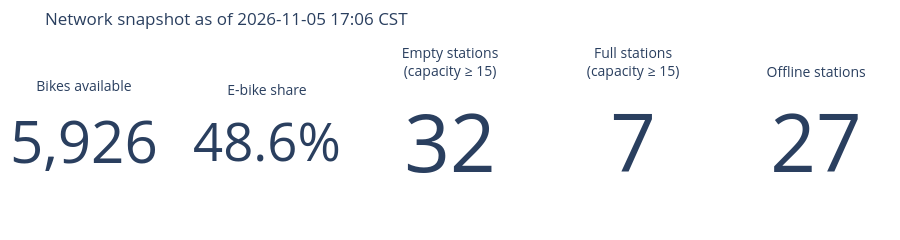

The cell this chart's notebook holds for it:
### Code cell
bikes, ebikes = int(renting["num_bikes_available"].sum()), int(renting["num_ebikes_available"].sum())
kpis = [
    ("Bikes available", bikes, ""),
    ("E-bike share", 100 * ebikes / max(bikes, 1), "%"),
    (f"Empty stations<br>(capacity ≥ {MIN_CAPACITY})", int((large["state"] == "Empty").sum()), ""),
    (f"Full stations<br>(capacity ≥ {MIN_CAPACITY})", int((large["state"] == "Full").sum()), ""),
    ("Offline stations", int((stations["is_renting"] == 0).sum()), ""),
]
fig = make_subplots(rows=1, cols=len(kpis), specs=[[{"type": "indicator"}] * len(kpis)])
for i, (title, value, suffix) in enumerate(kpis, start=1):
    fig.add_trace(go.Indicator(mode="number", value=value, title={"text": title, "font": {"size": 14}},
                               number={"suffix": suffix, "valueformat": ",.1f" if suffix else ",.0f"}), row=1, col=i)
fig.update_layout(template=TEMPLATE, height=190, margin=dict(t=50, b=10, l=10, r=10),
                  title=f"Network snapshot as of {as_of}")
fig.show()

### Figure 1 — Plotly figure (JSON) as saved in the notebook; plotly's stock layout.template omitted (floating-point values rounded to 4 significant figures)
{"data": [{"domain": {"x": [0, 0.168], "y": [0, 1]}, "mode": "number", "number": {"suffix": "", "valueformat": ",.0f"}, "title": {"font": {"size": 14}, "text": "Bikes available"}, "type": "indicator", "value": 5926}, {"domain": {"x": [0.208, 0.376], "y": [0, 1]}, "mode": "number", "number": {"suffix": "%", "valueformat": ",.1f"}, "title": {"font": {"size": 14}, "text": "E-bike share"}, "type": "indicator", "value": 48.58}, {"domain": {"x": [0.416, 0.584], "y": [0, 1]}, "mode": "number", "number": {"suffix": "", "valueformat": ",.0f"}, "title": {"font": {"size": 14}, "text": "Empty stations<br>(capacity ≥ 15)"}, "type": "indicator", "value": 32}, {"domain": {"x": [0.624, 0.792], "y": [0, 1]}, "mode": "number", "number": {"suffix": "", "valueformat": ",.0f"}, "title": {"font": {"size": 14}, "text": "Full stations<br>(capacity ≥ 15)"}, "type": "indicator", "value": 7}, {"domain": {"x": [0.832, 1], "y": [0, 1]}, "mode": "number", "number": {"suffix": "", "valueformat": ",.0f"}, "title": {"font": {"size": 14}, "text": "Offline stations"}, "type": "indicator", "value": 27}], "layout": {"height": 190, "margin": {"b": 10, "l": 10, "r": 10, "t": 50}, "title": {"text": "Network snapshot as of 2026-11-05 17:06 CST"}}}
